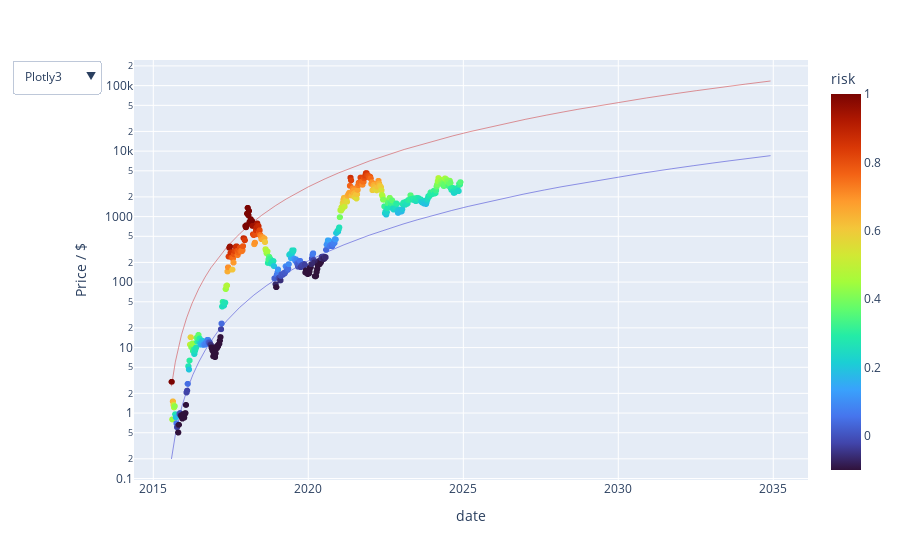
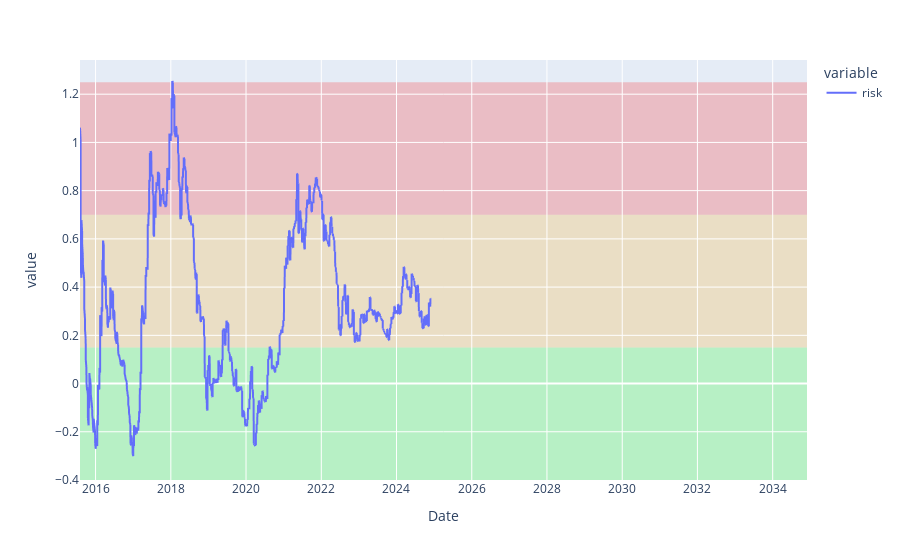
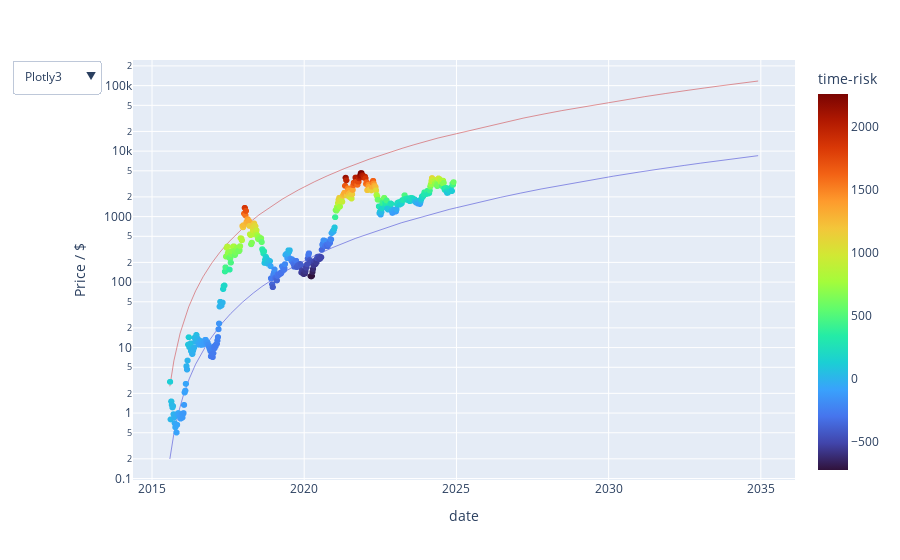
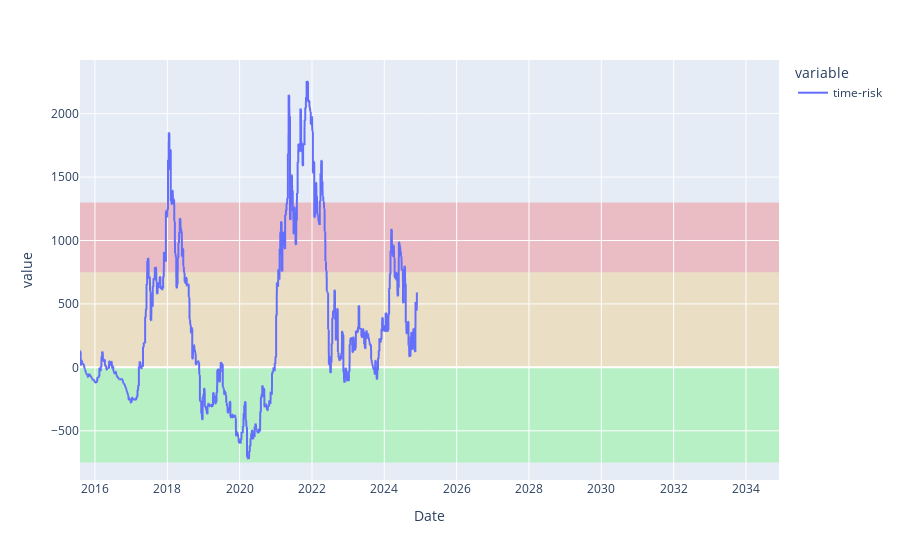

Notebook source saved alongside these figures, in order:
### Code cell
import pandas as pd
from pathlib import Path
from bitcoin_risk.risk import prepare_and_compute_risk, canonical_columns, extend_dates, log_fits, btc_fit

# complete data-range
start = pd.to_datetime('2015-08-03')
end = pd.to_datetime('2024-11-30')
future = pd.to_datetime('2034-11-30')
last_date = '2019-11-30'

# result directory
current_dir = Path.cwd()
# path = current_dir / "eth" / last_date
path = current_dir / "docs" / "eth" / last_date
if not path.exists():
    path.mkdir(parents=True) 

df = prepare_and_compute_risk('data/INDEX_ETHUSD.csv', start, end, future, last_date)
# display(df)
from bitcoin_risk.plotter import create_figures
fig1, fig2, fig3, fig4 = create_figures(df, path)
fig1.show(); fig2.show(); fig3.show(); fig4.show()

### Figure 1 — Plotly figure (JSON) as saved in the notebook; plotly's stock layout.template omitted (floating-point values rounded to 4 significant figures; data arrays with more than 128 entries replaced by an {"elided": "..."} marker saying what was removed)
{"data": [{"hovertemplate": "date=%{x}<br>usd=%{y}<br>risk=%{marker.color}<extra></extra>", "legendgroup": "", "marker": {"color": {"elided": "7060 float values"}, "coloraxis": "coloraxis", "symbol": "circle"}, "mode": "markers", "name": "", "showlegend": false, "type": "scattergl", "x": {"elided": "7060 str values"}, "xaxis": "x", "y": {"elided": "7060 float values"}, "yaxis": "y"}, {"line": {"color": "rgba(200, 000, 000, 0.4)", "width": 1}, "mode": "lines", "name": "top", "showlegend": false, "type": "scatter", "x": {"elided": "7060 str values"}, "y": {"elided": "7060 float values"}, "yaxis": "y"}, {"line": {"color": "rgba(0, 000, 200, 0.4)", "width": 1}, "mode": "lines", "name": "bottom", "showlegend": false, "type": "scatter", "x": {"elided": "7060 str values"}, "y": {"elided": "7060 float values"}, "yaxis": "y"}], "layout": {"coloraxis": {"cmax": 1, "cmin": -0.1, "colorbar": {"title": {"text": "risk"}}, "colorscale": [[0, "#30123b"], [0.07143, "#4145ab"], [0.1429, "#4675ed"], [0.2143, "#39a2fc"], [0.2857, "#1bcfd4"], [0.3571, "#24eca6"], [0.4286, "#61fc6c"], [0.5, "#a4fc3b"], [0.5714, "#d1e834"], [0.6429, "#f3c63a"], [0.7143, "#fe9b2d"], [0.7857, "#f36315"], [0.8571, "#d93806"], [0.9286, "#b11901"], [1, "#7a0402"]]}, "hovermode": "x unified", "legend": {"tracegroupgap": 0}, "margin": {"t": 60}, "updatemenus": [{"buttons": [{"args": [{"coloraxis.colorscale": "Plotly3"}], "label": "Plotly3", "method": "relayout"}, {"args": [{"coloraxis.colorscale": "Viridis"}], "label": "Viridis", "method": "relayout"}, {"args": [{"coloraxis.colorscale": "Rainbow"}], "label": "Rainbow", "method": "relayout"}, {"args": [{"coloraxis.colorscale": "Jet"}], "label": "Jet", "method": "relayout"}], "direction": "down", "showactive": true}], "xaxis": {"anchor": "y", "domain": [0, 1], "title": {"text": "date"}}, "yaxis": {"anchor": "x", "domain": [0, 1], "title": {"text": "Price / $"}, "type": "log"}, "yaxis2": {"overlaying": "y", "showgrid": false, "side": "right", "title": {"text": "Risk"}, "type": "linear"}}}

### Figure 2 — Plotly figure (JSON) as saved in the notebook; plotly's stock layout.template omitted (floating-point values rounded to 4 significant figures; data arrays with more than 128 entries replaced by an {"elided": "..."} marker saying what was removed)
{"data": [{"hovertemplate": "%{y}", "legendgroup": "risk", "line": {"color": "#636efa", "dash": "solid"}, "marker": {"symbol": "circle"}, "mode": "lines", "name": "risk", "showlegend": true, "type": "scattergl", "x": {"elided": "7060 str values"}, "xaxis": "x", "y": {"elided": "7060 float values"}, "yaxis": "y"}], "layout": {"hovermode": "x unified", "legend": {"title": {"text": "variable"}, "tracegroupgap": 0}, "margin": {"t": 60}, "shapes": [{"fillcolor": "rgba(0, 255, 0, 0.2)", "layer": "below", "line": {"width": 0}, "type": "rect", "x0": 0, "x1": 1, "xref": "paper", "y0": -0.4, "y1": 0.15, "yref": "y"}, {"fillcolor": "rgba(255, 165, 0, 0.2)", "layer": "below", "line": {"width": 0}, "type": "rect", "x0": 0, "x1": 1, "xref": "paper", "y0": 0.15, "y1": 0.7, "yref": "y"}, {"fillcolor": "rgba(255, 0, 0, 0.2)", "layer": "below", "line": {"width": 0}, "type": "rect", "x0": 0, "x1": 1, "xref": "paper", "y0": 0.7, "y1": 1.25, "yref": "y"}], "xaxis": {"anchor": "y", "domain": [0, 1], "title": {"text": "Date"}}, "yaxis": {"anchor": "x", "domain": [0, 1], "title": {"text": "value"}}}}

### Figure 3 — Plotly figure (JSON) as saved in the notebook; plotly's stock layout.template omitted (floating-point values rounded to 4 significant figures; data arrays with more than 128 entries replaced by an {"elided": "..."} marker saying what was removed)
{"data": [{"hovertemplate": "date=%{x}<br>usd=%{y}<br>time-risk=%{marker.color}<extra></extra>", "legendgroup": "", "marker": {"color": {"elided": "7060 float values"}, "coloraxis": "coloraxis", "symbol": "circle"}, "mode": "markers", "name": "", "showlegend": false, "type": "scattergl", "x": {"elided": "7060 str values"}, "xaxis": "x", "y": {"elided": "7060 float values"}, "yaxis": "y"}, {"line": {"color": "rgba(200, 000, 000, 0.4)", "width": 1}, "mode": "lines", "name": "top", "showlegend": false, "type": "scatter", "x": {"elided": "7060 str values"}, "y": {"elided": "7060 float values"}, "yaxis": "y"}, {"line": {"color": "rgba(0, 000, 200, 0.4)", "width": 1}, "mode": "lines", "name": "bottom", "showlegend": false, "type": "scatter", "x": {"elided": "7060 str values"}, "y": {"elided": "7060 float values"}, "yaxis": "y"}], "layout": {"coloraxis": {"colorbar": {"title": {"text": "time-risk"}}, "colorscale": [[0, "#30123b"], [0.07143, "#4145ab"], [0.1429, "#4675ed"], [0.2143, "#39a2fc"], [0.2857, "#1bcfd4"], [0.3571, "#24eca6"], [0.4286, "#61fc6c"], [0.5, "#a4fc3b"], [0.5714, "#d1e834"], [0.6429, "#f3c63a"], [0.7143, "#fe9b2d"], [0.7857, "#f36315"], [0.8571, "#d93806"], [0.9286, "#b11901"], [1, "#7a0402"]]}, "hovermode": "x unified", "legend": {"tracegroupgap": 0}, "margin": {"t": 60}, "updatemenus": [{"buttons": [{"args": [{"coloraxis.colorscale": "Plotly3"}], "label": "Plotly3", "method": "relayout"}, {"args": [{"coloraxis.colorscale": "Viridis"}], "label": "Viridis", "method": "relayout"}, {"args": [{"coloraxis.colorscale": "Rainbow"}], "label": "Rainbow", "method": "relayout"}, {"args": [{"coloraxis.colorscale": "Jet"}], "label": "Jet", "method": "relayout"}], "direction": "down", "showactive": true}], "xaxis": {"anchor": "y", "domain": [0, 1], "title": {"text": "date"}}, "yaxis": {"anchor": "x", "domain": [0, 1], "title": {"text": "Price / $"}, "type": "log"}, "yaxis2": {"overlaying": "y", "showgrid": false, "side": "right", "title": {"text": "Risk"}, "type": "linear"}}}

### Figure 4 — Plotly figure (JSON) as saved in the notebook; plotly's stock layout.template omitted (floating-point values rounded to 4 significant figures; data arrays with more than 128 entries replaced by an {"elided": "..."} marker saying what was removed)
{"data": [{"hovertemplate": "%{y}", "legendgroup": "time-risk", "line": {"color": "#636efa", "dash": "solid"}, "marker": {"symbol": "circle"}, "mode": "lines", "name": "time-risk", "showlegend": true, "type": "scattergl", "x": {"elided": "7060 str values"}, "xaxis": "x", "y": {"elided": "7060 float values"}, "yaxis": "y"}], "layout": {"legend": {"title": {"text": "variable"}, "tracegroupgap": 0}, "margin": {"t": 60}, "shapes": [{"fillcolor": "rgba(0, 255, 0, 0.2)", "layer": "below", "line": {"width": 0}, "type": "rect", "x0": 0, "x1": 1, "xref": "paper", "y0": -750, "y1": 0, "yref": "y"}, {"fillcolor": "rgba(255, 165, 0, 0.2)", "layer": "below", "line": {"width": 0}, "type": "rect", "x0": 0, "x1": 1, "xref": "paper", "y0": 0, "y1": 750, "yref": "y"}, {"fillcolor": "rgba(255, 0, 0, 0.2)", "layer": "below", "line": {"width": 0}, "type": "rect", "x0": 0, "x1": 1, "xref": "paper", "y0": 750, "y1": 1300, "yref": "y"}], "xaxis": {"anchor": "y", "domain": [0, 1], "title": {"text": "Date"}}, "yaxis": {"anchor": "x", "domain": [0, 1], "title": {"text": "value"}}}}
